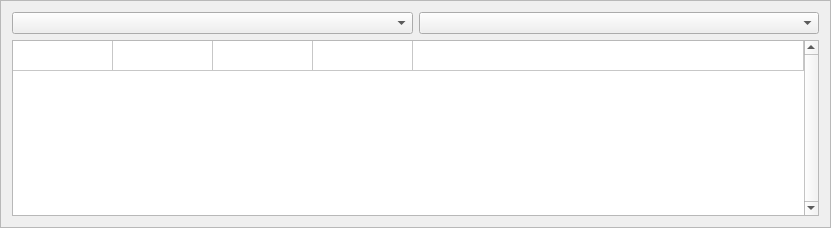
<?xml version="1.0" encoding="UTF-8"?>
<ui version="4.0">
 <class>wdgObjects</class>
 <widget class="QFrame" name="wdgObjects">
  <property name="geometry">
   <rect>
    <x>0</x>
    <y>0</y>
    <width>831</width>
    <height>228</height>
   </rect>
  </property>
  <property name="sizePolicy">
   <sizepolicy hsizetype="MinimumExpanding" vsizetype="Preferred">
    <horstretch>0</horstretch>
    <verstretch>0</verstretch>
   </sizepolicy>
  </property>
  <property name="windowTitle">
   <string>Frame</string>
  </property>
  <property name="frameShape">
   <enum>QFrame::StyledPanel</enum>
  </property>
  <property name="frameShadow">
   <enum>QFrame::Sunken</enum>
  </property>
  <layout class="QVBoxLayout" name="verticalLayout">
   <item>
    <widget class="QFrame" name="frame">
     <property name="sizePolicy">
      <sizepolicy hsizetype="Expanding" vsizetype="Preferred">
       <horstretch>0</horstretch>
       <verstretch>0</verstretch>
      </sizepolicy>
     </property>
     <property name="frameShape">
      <enum>QFrame::NoFrame</enum>
     </property>
     <property name="frameShadow">
      <enum>QFrame::Raised</enum>
     </property>
     <layout class="QHBoxLayout" name="horizontalLayout">
      <property name="leftMargin">
       <number>0</number>
      </property>
      <property name="topMargin">
       <number>0</number>
      </property>
      <property name="rightMargin">
       <number>0</number>
      </property>
      <property name="bottomMargin">
       <number>0</number>
      </property>
      <item>
       <widget class="QComboBox" name="cmbFilterUserCensor">
        <property name="sizePolicy">
         <sizepolicy hsizetype="Preferred" vsizetype="Preferred">
          <horstretch>1</horstretch>
          <verstretch>0</verstretch>
         </sizepolicy>
        </property>
        <property name="maximumSize">
         <size>
          <width>16777215</width>
          <height>16777215</height>
         </size>
        </property>
       </widget>
      </item>
      <item>
       <widget class="QComboBox" name="cmbFilterCensor">
        <property name="sizePolicy">
         <sizepolicy hsizetype="Preferred" vsizetype="Preferred">
          <horstretch>1</horstretch>
          <verstretch>0</verstretch>
         </sizepolicy>
        </property>
       </widget>
      </item>
     </layout>
    </widget>
   </item>
   <item>
    <widget class="QWidget" name="wdgObjectsTable" native="true">
     <property name="sizePolicy">
      <sizepolicy hsizetype="Expanding" vsizetype="Preferred">
       <horstretch>0</horstretch>
       <verstretch>0</verstretch>
      </sizepolicy>
     </property>
     <layout class="QVBoxLayout" name="verticalLayout_2">
      <property name="spacing">
       <number>0</number>
      </property>
      <property name="leftMargin">
       <number>0</number>
      </property>
      <property name="topMargin">
       <number>0</number>
      </property>
      <property name="rightMargin">
       <number>0</number>
      </property>
      <property name="bottomMargin">
       <number>0</number>
      </property>
      <item>
       <widget class="QFrozenRowTableWidget" name="tblObjects">
        <property name="sizePolicy">
         <sizepolicy hsizetype="Expanding" vsizetype="Preferred">
          <horstretch>0</horstretch>
          <verstretch>0</verstretch>
         </sizepolicy>
        </property>
        <property name="minimumSize">
         <size>
          <width>0</width>
          <height>0</height>
         </size>
        </property>
        <property name="maximumSize">
         <size>
          <width>16777215</width>
          <height>16777215</height>
         </size>
        </property>
        <property name="verticalScrollBarPolicy">
         <enum>Qt::ScrollBarAlwaysOn</enum>
        </property>
        <property name="horizontalScrollBarPolicy">
         <enum>Qt::ScrollBarAlwaysOff</enum>
        </property>
        <property name="editTriggers">
         <set>QAbstractItemView::NoEditTriggers</set>
        </property>
        <property name="alternatingRowColors">
         <bool>true</bool>
        </property>
        <property name="rowCount">
         <number>1</number>
        </property>
        <property name="columnCount">
         <number>5</number>
        </property>
        <attribute name="horizontalHeaderVisible">
         <bool>false</bool>
        </attribute>
        <attribute name="horizontalHeaderCascadingSectionResizes">
         <bool>true</bool>
        </attribute>
        <attribute name="horizontalHeaderStretchLastSection">
         <bool>true</bool>
        </attribute>
        <attribute name="verticalHeaderVisible">
         <bool>false</bool>
        </attribute>
        <attribute name="verticalHeaderHighlightSections">
         <bool>true</bool>
        </attribute>
        <row>
         <property name="text">
          <string/>
         </property>
        </row>
        <column/>
        <column/>
        <column/>
        <column/>
        <column/>
        <item row="0" column="0">
         <property name="text">
          <string/>
         </property>
        </item>
        <item row="0" column="1">
         <property name="text">
          <string/>
         </property>
        </item>
       </widget>
      </item>
     </layout>
    </widget>
   </item>
  </layout>
 </widget>
 <customwidgets>
  <customwidget>
   <class>QFrozenRowTableWidget</class>
   <extends>QTableWidget</extends>
   <header>src/QtExtension/QFrozenRowTableWidget.h</header>
  </customwidget>
 </customwidgets>
 <resources/>
 <connections/>
</ui>
